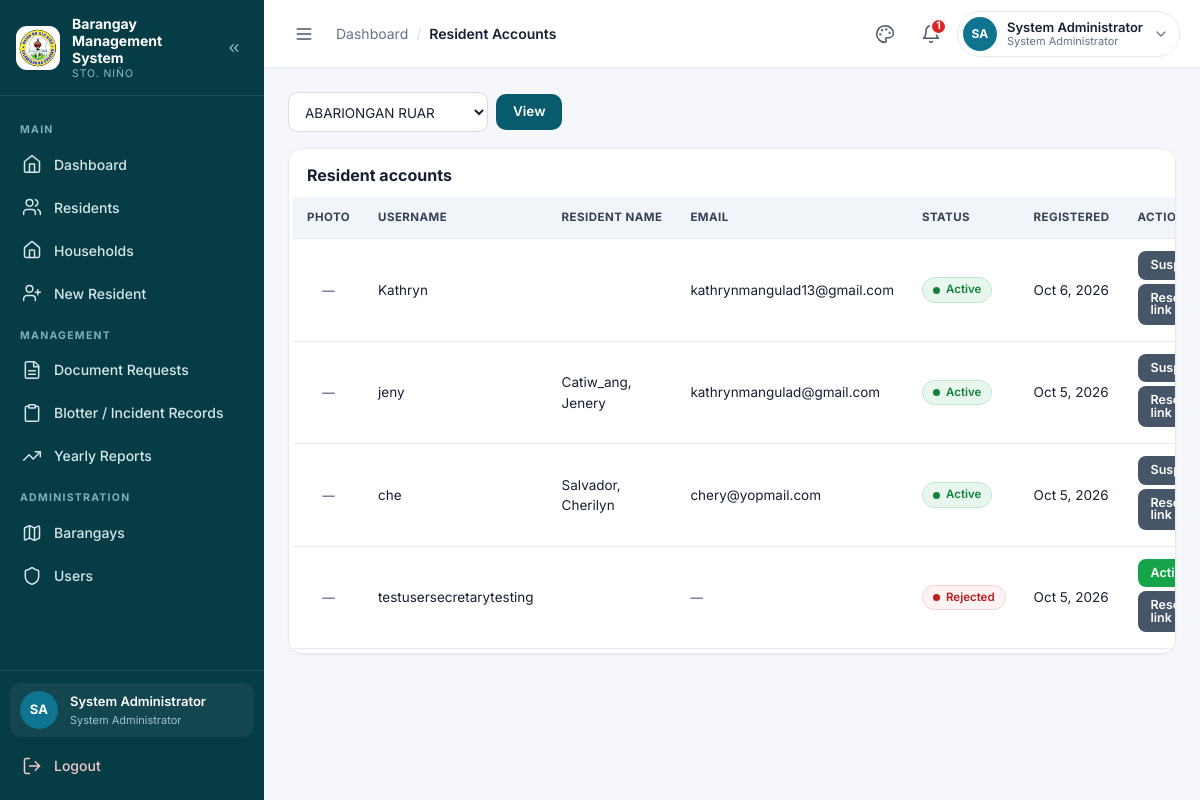
The page /secretary/resident_accounts.php?barangay_id=1 (signed in) on the database its author committed.
### tables this page shows
CREATE TABLE `users` (
  `id` int(11) NOT NULL AUTO_INCREMENT,
  `username` varchar(100) NOT NULL,
  `email` varchar(255) DEFAULT NULL,
  `password` varchar(255) NOT NULL,
  `full_name` varchar(150) NOT NULL,
  `role` enum('admin','secretary','resident') NOT NULL DEFAULT 'secretary',
  `barangay_id` int(11) DEFAULT NULL,
  `brgy_name` varchar(100) DEFAULT NULL,
  `created_at` timestamp NOT NULL DEFAULT current_timestamp(),
  `status` enum('pending','active','rejected','suspended') NOT NULL DEFAULT 'active',
  `deleted_at` timestamp NULL DEFAULT NULL,
  PRIMARY KEY (`id`),
  UNIQUE KEY `username` (`username`),
  UNIQUE KEY `uq_users_email` (`email`),
  KEY `barangay_id` (`barangay_id`),
  KEY `idx_users_deleted_at` (`deleted_at`),
  CONSTRAINT `users_ibfk_1` FOREIGN KEY (`barangay_id`) REFERENCES `barangays` (`id`)
);

CREATE TABLE `residents` (
  `id` int(11) NOT NULL AUTO_INCREMENT,
  `barangay_id` int(11) NOT NULL,
  `user_id` int(11) DEFAULT NULL,
  `last_name` varchar(255) NOT NULL,
  `first_name` varchar(100) NOT NULL,
  `middle_name` varchar(100) DEFAULT NULL,
   
  `suffix` varchar(20) DEFAULT NULL,
  `sex` varchar(20) DEFAULT NULL,
  `age` int(11) NOT NULL,
  `birth_date` date DEFAULT NULL,
  `civil_status` varchar(50) DEFAULT NULL,
  `occupation` varchar(100) DEFAULT NULL,
  `contact_no` varchar(30) DEFAULT NULL,
  `email` varchar(255) DEFAULT NULL,
  `address` varchar(255) DEFAULT NULL,
  `photo` varchar(255) DEFAULT NULL,
  `household_id` int(11) DEFAULT NULL,
   
  `household_no` varchar(50) DEFAULT NULL,
  `is_pwd` enum('Yes','No') NOT NULL DEFAULT 'No',
  `is_student` enum('Yes','No') NOT NULL DEFAULT 'No',
  `is_ip` enum('Yes','No') NOT NULL DEFAULT 'No',
  `is_4ps` enum('Yes','No') NOT NULL DEFAULT 'No',
  `created_at` timestamp NOT NULL DEFAULT current_timestamp(),
  `updated_at` timestamp NOT NULL DEFAULT current_timestamp(),
  `deleted_at` timestamp NULL DEFAULT NULL,
  PRIMARY KEY (`id`),
  UNIQUE KEY `uq_residents_user` (`user_id`),
  KEY `idx_residents_barangay` (`barangay_id`),
  KEY `idx_residents_deleted_at` (`deleted_at`),
  KEY `idx_residents_household` (`household_id`),
  CONSTRAINT `residents_ibfk_1` FOREIGN KEY (`barangay_id`) REFERENCES `barangays` (`id`),
  CONSTRAINT `fk_residents_user` FOREIGN KEY (`user_id`) REFERENCES `users` (`id`) ON DELETE SET NULL ON UPDATE CASCADE,
  CONSTRAINT `fk_residents_household` FOREIGN KEY (`household_id`) REFERENCES `households` (`id`) ON DELETE SET NULL ON UPDATE CASCADE
);

### config/config.php (called while the page is built, shortened)
<?php
if (!function_exists('url')) {
    function url($path = '') {
        $path = ltrim((string)$path, '/');
        return BASE_URL . '/' . $path;
    }
}
function e($value) { return htmlspecialchars((string)$value, ENT_QUOTES, 'UTF-8'); }
if (!function_exists('resident_name')) {
    function resident_name($row) {
        $last   = trim((string)($row['last_name']   ?? ''));
        $first  = trim((string)($row['first_name']  ?? ''));
        $middle = trim((string)($row['middle_name'] ?? ''));
        $suffix = trim((string)($row['suffix']      ?? ''));
        $tail   = trim(implode(' ', array_filter([$first, $middle, $suffix], 'strlen')));
        if ($tail === '') { return $last; }
        return $last . ', ' . $tail;
    }
}
function csrf_token() {
    return $_SESSION['csrf_token'];
}

### secretary/resident_accounts.php (the view, shortened to what this page needs)
<?php
require_once __DIR__ . '/../config/config.php';
$myBrgy = current_barangay_id();
$viewBrgy = $myBrgy;
if (is_admin() && isset($_GET['barangay_id']) && (int)$_GET['barangay_id'] > 0) {
    $viewBrgy = (int)$_GET['barangay_id'];
}
$aq = $conn->prepare(
    "SELECT u.id, u.username, u.full_name, u.status, u.created_at, u.email AS account_email,
            r.id AS resident_id, r.last_name, r.first_name, r.middle_name, r.suffix, r.age, r.email AS resident_email, r.photo
       FROM users u
       LEFT JOIN residents r ON r.user_id = u.id
      WHERE u.deleted_at IS NULL AND u.role = 'resident' AND u.barangay_id = ? AND u.status <> 'pending'
   ORDER BY u.created_at DESC, u.id DESC"
);
$aq->bind_param('i', $viewBrgy);
$aq->execute();
$accounts = $aq->get_result()->fetch_all(MYSQLI_ASSOC);
$allBarangays = null;
if (is_admin()) {
    $allBarangays = $conn->query('SELECT id, barangay_name FROM barangays ORDER BY barangay_name');
}
include BASE_PATH . '/partials/header.php';
?>
<?php if ($allBarangays): ?>
<div class="toolbar">
    <form method="get">
        <select id="barangay_id" name="barangay_id">
            <?php while ($bb = $allBarangays->fetch_assoc()): ?>
                <option value="<?= (int)$bb['id'] ?>"<?= (int)$viewBrgy === (int)$bb['id'] ? ' selected' : '' ?>>
                    <?= e($bb['barangay_name']) ?>
                </option>
            <?php endwhile; ?>
        </select>
        <button class="btn" type="submit">View</button>
    </form>
</div>
<?php endif; ?>
<div class="card table-wrap">
    <h3 style="padding:12px 14px;margin:0">Resident accounts</h3>
    <table>
        <tr><th>Photo</th><th>Username</th><th>Resident Name</th><th>Email</th><th>Status</th><th>Registered</th><th>Action</th></tr>
        <?php foreach ($accounts as $a): ?>
        <?php $a_email = trim((string)($a['account_email'] ?? '')) !== '' ? $a['account_email'] : ($a['resident_email'] ?? ''); ?>
        <?php $a_photo = trim((string)($a['photo'] ?? '')); ?>
        <tr>
            <td style="text-align:center"><?php if ($a_photo !== '' && @file_exists(BASE_PATH . '/' . $a_photo)): ?><img src="<?= e(url($a_photo)) ?>" alt="" style="width:40px;height:40px;object-fit:cover;border-radius:50%;display:block;margin:0 auto"><?php else: ?><span class="muted-meta">&mdash;</span><?php endif; ?></td>
            <td><?= e($a['username']) ?></td>
            <td><?= e(resident_name($a)) ?></td>
            <td><?= $a_email !== '' ? e($a_email) : '<span class="muted-meta">&mdash;</span>' ?></td>
            <td><span class="badge badge--<?= e($a['status']) ?>"><?= e(ucfirst($a['status'])) ?></span></td>
            <td><?= e($a['created_at'] ? date('M j, Y', strtotime($a['created_at'])) : '-') ?></td>
            <td>
                <?php if ($a['status'] === 'pending'): ?>
                    <a class="btn-approve" href="<?= e(url('secretary/resident_accounts.php?action=approve&id=' . (int)$a['id'] . '&token=' . csrf_token())) ?>">Approve</a>
                <?php elseif ($a['status'] === 'active'): ?>
                    <a class="btn-cancel" href="<?= e(url('secretary/resident_accounts.php?action=suspend&id=' . (int)$a['id'] . '&token=' . csrf_token())) ?>"
                       data-confirm="Suspend this account? The resident will not be able to sign in."
                       data-confirm-title="Suspend account">Suspend</a>
                <?php else: ?>
                    <a class="btn-approve" href="<?= e(url('secretary/resident_accounts.php?action=activate&id=' . (int)$a['id'] . '&token=' . csrf_token())) ?>">Activate</a>
                <?php endif; ?>
                <a class="btn-cancel" href="<?= e(url('secretary/resident_accounts.php?action=reset&id=' . (int)$a['id'] . '&token=' . csrf_token())) ?>"
                   data-confirm="Generate a one-time password reset link for this resident? Any previous link will stop working."
                   data-confirm-title="Generate reset link">Reset link</a>
            </td>
        </tr>
        <?php endforeach; ?>
    </table>
</div>
<?php include BASE_PATH . '/partials/footer.php'; ?>

### rows shown on the page
users: username "Kathryn", email "kathrynmangulad13@gmail.com", status "Active", created_at "Oct 6, 2026"
residents: user.username "jeny", resident_name($a) "Catiw_ang, Jenery", user.email "kathrynmangulad@gmail.com", user.status "Active", user.created_at "Oct 5, 2026"
residents: user.username "che", resident_name($a) "Salvador, Cherilyn", user.email "chery@yopmail.com", user.status "Active", user.created_at "Oct 5, 2026"
users: username "testusersecretarytesting", status "Rejected", created_at "Oct 5, 2026"

### other values the page prints
$group "MAIN"
$item['label'] "Dashboard"
$item['label'] "Residents"
$item['label'] "Households"
$item['label'] "New Resident"
$group "MANAGEMENT"
$item['label'] "Document Requests"
$item['label'] "Blotter / Incident Records"
$item['label'] "Yearly Reports"
$group "ADMINISTRATION"
$item['label'] "Barangays"
$item['label'] "Users"
$initials "SA"
$full_name "System Administrator"
$role_label "System Administrator"
